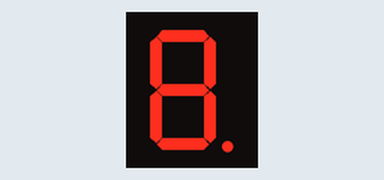
This sketch was run on a simulated Arduino Uno, built with avr-gcc and run on an emulated ATmega328P. On the bench: 1-digit seven-segment display. Wiring (inferred from the names in the program): 1-digit 7-segment display, segments lit when LOW: segments pin 8, pin 9, pin 5, pin 6, pin 7, pin 2, pin 3, pin 4. The segment pins are drawn as the display they are named for.

Above: at 0.1 s.
At 10.6 s:
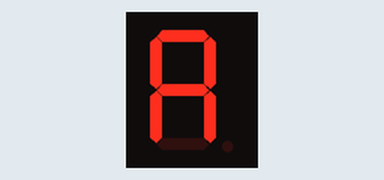
At 13.1 s:
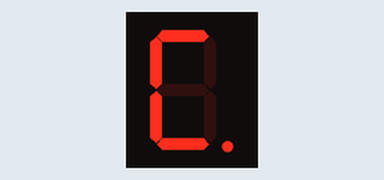
At 13.6 s:
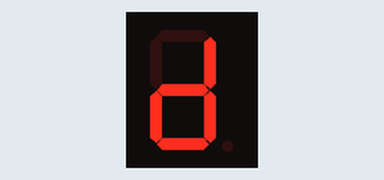
At 14.6 s:
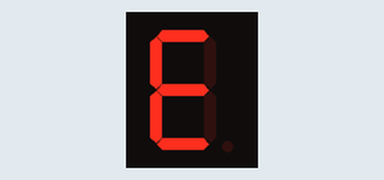
At 16.1 s:
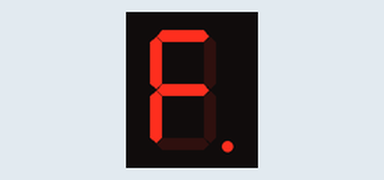

The sketch:

sketch_oct12c.ino
```cpp
#define dp 4  // Dot
#define a 8   // Top
#define b 9   // Right top
#define c 5   // Right bottom
#define d 6   // Bottom
#define e 7   // Left bottom
#define f 2   // Left top
#define g 3   // Middle

// Note: Katode seven segment!!!

void zero() {

  digitalWrite(dp, LOW);
  delay(500);

  digitalWrite(dp, HIGH);
  digitalWrite(f, LOW);
  digitalWrite(g, HIGH);
  digitalWrite(c, LOW);
  digitalWrite(d, LOW);
  digitalWrite(e, LOW);
  digitalWrite(a, LOW);
  digitalWrite(b, LOW);

  delay(500);
}

void one() {

  digitalWrite(dp, LOW);
  delay(500);

  digitalWrite(dp, HIGH);
  digitalWrite(f, HIGH);
  digitalWrite(g, HIGH);
  digitalWrite(c, LOW);
  digitalWrite(d, HIGH);
  digitalWrite(e, HIGH);
  digitalWrite(a, HIGH);
  digitalWrite(b, LOW);

  delay(500);
}

void two() {

  digitalWrite(dp, LOW);
  delay(500);

  digitalWrite(dp, HIGH);
  digitalWrite(f, HIGH);
  digitalWrite(g, LOW);
  digitalWrite(c, HIGH);
  digitalWrite(d, LOW);
  digitalWrite(e, LOW);
  digitalWrite(a, LOW);
  digitalWrite(b, LOW);

  delay(500);
}

void three() {

  digitalWrite(dp, LOW);
  delay(500);

  digitalWrite(dp, HIGH);
  digitalWrite(f, HIGH);
  digitalWrite(g, LOW);
  digitalWrite(c, LOW);
  digitalWrite(d, LOW);
  digitalWrite(e, HIGH);
  digitalWrite(a, LOW);
  digitalWrite(b, LOW);

  delay(500);
}

void four() {

  digitalWrite(dp, LOW);
  delay(500);

  digitalWrite(dp, HIGH);
  digitalWrite(f, LOW);
  digitalWrite(g, LOW);
  digitalWrite(c, LOW);
  digitalWrite(d, HIGH);
  digitalWrite(e, HIGH);
  digitalWrite(a, HIGH);
  digitalWrite(b, LOW);

  delay(500);
}

void five() {

  digitalWrite(dp, LOW);
  delay(500);

  digitalWrite(dp, HIGH);
  digitalWrite(f, LOW);
  digitalWrite(g, LOW);
  digitalWrite(c, LOW);
  digitalWrite(d, LOW);
  digitalWrite(e, HIGH);
  digitalWrite(a, LOW);
  digitalWrite(b, HIGH);

  delay(500);
}

void six() {

  digitalWrite(dp, LOW);
  delay(500);

  digitalWrite(dp, HIGH);
  digitalWrite(f, LOW);
  digitalWrite(g, LOW);
  digitalWrite(c, LOW);
  digitalWrite(d, LOW);
  digitalWrite(e, LOW);
  digitalWrite(a, LOW);
  digitalWrite(b, HIGH);

  delay(500);
}

void seven() {

  digitalWrite(dp, LOW);
  delay(500);

  digitalWrite(dp, HIGH);
  digitalWrite(f, HIGH);
  digitalWrite(g, HIGH);
  digitalWrite(c, LOW);
  digitalWrite(d, HIGH);
  digitalWrite(e, HIGH);
  digitalWrite(a, LOW);
  digitalWrite(b, LOW);

  delay(500);
}

void eight() {

  digitalWrite(dp, LOW);
  delay(500);

  digitalWrite(dp, HIGH);
  digitalWrite(f, LOW);
  digitalWrite(g, LOW);
  digitalWrite(c, LOW);
  digitalWrite(d, LOW);
  digitalWrite(e, LOW);
  digitalWrite(a, LOW);
  digitalWrite(b, LOW);

  delay(500);
}

void nine() {

  digitalWrite(dp, LOW);
  delay(500);

  digitalWrite(dp, HIGH);
  digitalWrite(f, LOW);
  digitalWrite(g, LOW);
  digitalWrite(c, LOW);
  digitalWrite(d, LOW);
  digitalWrite(e, HIGH);
  digitalWrite(a, LOW);
  digitalWrite(b, LOW);

  delay(500);
}

void ten() {

  digitalWrite(dp, LOW);
  delay(500);

  digitalWrite(dp, HIGH);
  digitalWrite(f, LOW);
  digitalWrite(g, LOW);
  digitalWrite(c, LOW);
  digitalWrite(d, HIGH);
  digitalWrite(e, LOW);
  digitalWrite(a, LOW);
  digitalWrite(b, LOW);

  delay(500);
}

void eleven() {

  digitalWrite(dp, LOW);
  delay(500);

  digitalWrite(dp, HIGH);
  digitalWrite(f, LOW);
  digitalWrite(g, LOW);
  digitalWrite(c, LOW);
  digitalWrite(d, LOW);
  digitalWrite(e, LOW);
  digitalWrite(a, HIGH);
  digitalWrite(b, HIGH);

  delay(500);
}

void twelve() {

  digitalWrite(dp, LOW);
  delay(500);

  digitalWrite(dp, HIGH);
  digitalWrite(f, LOW);
  digitalWrite(g, HIGH);
  digitalWrite(c, HIGH);
  digitalWrite(d, LOW);
  digitalWrite(e, LOW);
  digitalWrite(a, LOW);
  digitalWrite(b, HIGH);

  delay(500);
}

void thirteen() {

  digitalWrite(dp, LOW);
  delay(500);

  digitalWrite(dp, HIGH);
  digitalWrite(f, HIGH);
  digitalWrite(g, LOW);
  digitalWrite(c, LOW);
  digitalWrite(d, LOW);
  digitalWrite(e, LOW);
  digitalWrite(a, HIGH);
  digitalWrite(b, LOW);

  delay(500);
}

void fourteen() {

  digitalWrite(dp, LOW);
  delay(500);

  digitalWrite(dp, HIGH);
  digitalWrite(f, LOW);
  digitalWrite(g, LOW);
  digitalWrite(c, HIGH);
  digitalWrite(d, LOW);
  digitalWrite(e, LOW);
  digitalWrite(a, LOW);
  digitalWrite(b, HIGH);

  delay(500);
}

void fifteen() {

  digitalWrite(dp, LOW);
  delay(500);

  digitalWrite(dp, HIGH);
  digitalWrite(f, LOW);
  digitalWrite(g, LOW);
  digitalWrite(c, HIGH);
  digitalWrite(d, HIGH);
  digitalWrite(e, LOW);
  digitalWrite(a, LOW);
  digitalWrite(b, HIGH);

  delay(500);
}

void setup() {

  pinMode(dp, OUTPUT);
  pinMode(a, OUTPUT);
  pinMode(b, OUTPUT);
  pinMode(c, OUTPUT);
  pinMode(d, OUTPUT);
  pinMode(e, OUTPUT);
  pinMode(f, OUTPUT);
  pinMode(g, OUTPUT);
}

void loop() {

  zero();
  one();
  two();
  three();
  four();
  five();
  six();
  seven();
  eight();
  nine();
  ten();
  eleven();
  twelve();
  thirteen();
  fourteen();
  fifteen();
}
```

Measured:
- by itself, everything shown: repeats every 16.0 s, in 32 steps
- what the display in image 1 shows lasts 0.5 s, from 10.5 s to 11.0 s
